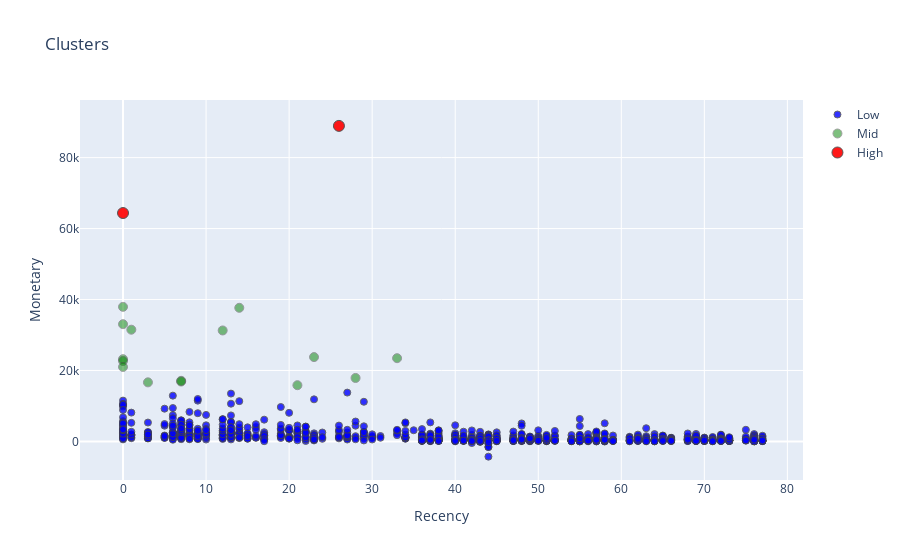

This figure's notebook cell:
### Code cell
# plot monetary vs recency
tx_graph = RFM.copy()
#query("Monetary < 50000 and Frequency < 2000")

plot_data = [
    go.Scatter(
        x=tx_graph.query("Cluster == 'Active-Low'")['Recency'],
        y=tx_graph.query("Cluster == 'Active-Low'")['Monetary'],
        mode='markers',
        name='Low',
        marker= dict(size= 7,
            line= dict(width=1),
            color= 'blue',
            opacity= 0.8
           )
    ),
        go.Scatter(
        x=tx_graph.query("Cluster == 'Active-Mid'")['Recency'],
        y=tx_graph.query("Cluster == 'Active-Mid'")['Monetary'],
        mode='markers',
        name='Mid',
        marker= dict(size= 9,
            line= dict(width=1),
            color= 'green',
            opacity= 0.5
           )
    ),
        go.Scatter(
        x=tx_graph.query("Cluster == 'Active-High'")['Recency'],
        y=tx_graph.query("Cluster == 'Active-High'")['Monetary'],
        mode='markers',
        name='High',
        marker= dict(size= 11,
            line= dict(width=1),
            color= 'red',
            opacity= 0.9
           )
    ),
]

plot_layout = go.Layout(
        yaxis= {'title': "Monetary"},
        xaxis= {'title': "Recency"},
        title='Clusters'
    )
fig = go.Figure(data=plot_data, layout=plot_layout)

fig

### Figure 1 — Plotly figure (JSON) as saved in the notebook; plotly's stock layout.template omitted (floating-point values rounded to 4 significant figures; data arrays with more than 128 entries replaced by an {"elided": "..."} marker saying what was removed)
{"data": [{"marker": {"color": "blue", "line": {"width": 1}, "opacity": 0.8, "size": 7}, "mode": "markers", "name": "Low", "type": "scatter", "x": {"elided": "1003 int values"}, "y": {"elided": "1003 float values"}}, {"marker": {"color": "green", "line": {"width": 1}, "opacity": 0.5, "size": 9}, "mode": "markers", "name": "Mid", "type": "scatter", "x": [0, 28, 21, 0, 12, 7, 0, 3, 0, 7, 23, 1, 33, 14, 0], "y": [23200.0, 17890.0, 15850.0, 22670.0, 31280.0, 17080.0, 20990.0, 16640.0, 33050.0, 16880.0, 23770.0, 31500.0, 23460.0, 37660.0, 37930.0]}, {"marker": {"color": "red", "line": {"width": 1}, "opacity": 0.9, "size": 11}, "mode": "markers", "name": "High", "type": "scatter", "x": [0, 26], "y": [64380.0, 88950.0]}], "layout": {"title": {"text": "Clusters"}, "xaxis": {"title": {"text": "Recency"}}, "yaxis": {"title": {"text": "Monetary"}}}}
